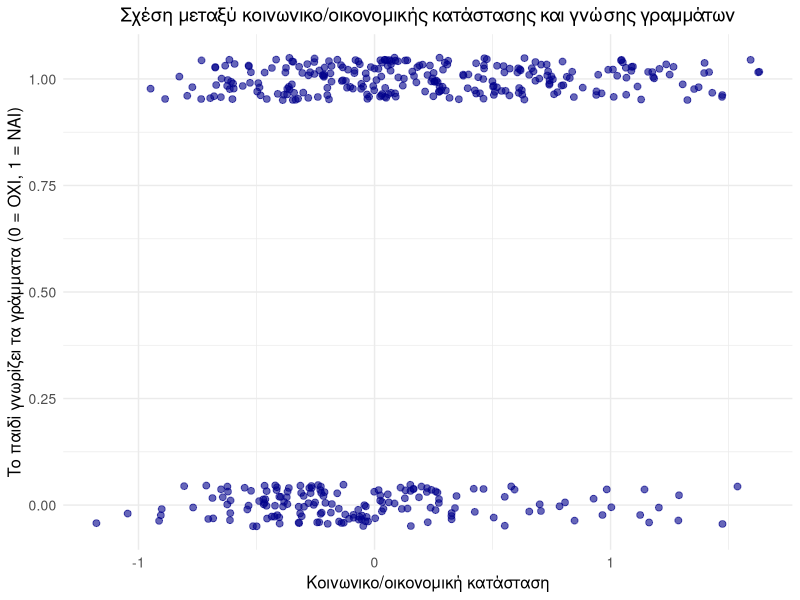
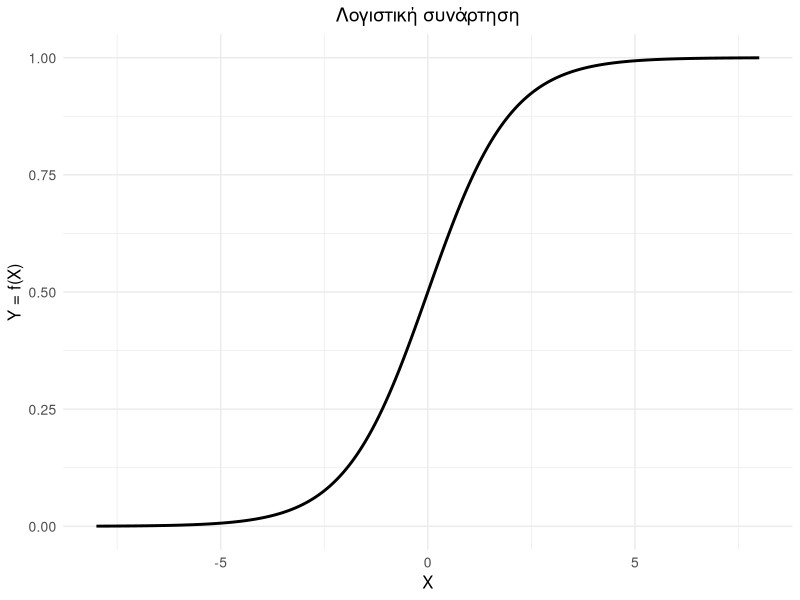
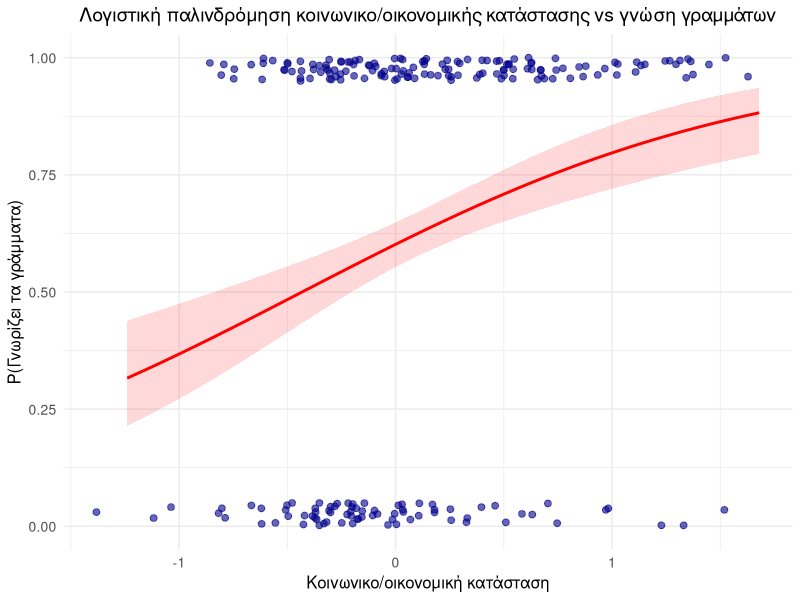

Source code (R) for these figures, in order:
## ---- chunk 1
eclsk <- readr::read_csv("../../data/sample_child.csv")

plot <- ggplot2::ggplot(eclsk, ggplot2::aes(x = socioeconomic_status, 
                                           y = child_knows_letter_names)) +
  ggplot2::geom_jitter(width = 0.15,
                      height = 0.05,
                      alpha = 0.6,
                      size = 2,
                      color = "darkblue") +
  ggplot2::labs(x = "Κοινωνικο/οικονομική κατάσταση",
               y = "Το παιδί γνωρίζει τα γράμματα (0 = ΟΧΙ, 1 = ΝΑΙ)",
               title = "Σχέση μεταξύ κοινωνικο/οικονομικής κατάστασης και γνώσης γραμμάτων") +
  ggplot2::theme_minimal() +
  ggplot2::theme(plot.title = ggplot2::element_text(hjust = 0.5, size = 14),
                axis.title = ggplot2::element_text(size = 12),
                axis.text = ggplot2::element_text(size = 10))

plot

## ---- chunk 2

# Generate x grid and logistic values
grid <- base::data.frame(
  x = base::seq(-8, 8, length.out = 500)
) |>
  base::transform(fx = stats::plogis(x))

# Plot f(x) = 1 / (1 + e^{-x})
ggplot2::ggplot(grid, ggplot2::aes(x = x, y = fx)) +
  ggplot2::geom_line(size = 1) +
  ggplot2::scale_y_continuous(limits = c(0, 1), breaks = c(0, 0.25, 0.5, 0.75, 1)) +
  ggplot2::labs(x = "X", y = "Y = f(X)", title = "Λογιστική συνάρτηση") +
  ggplot2::theme_minimal() +
  ggplot2::theme(
    plot.title = ggplot2::element_text(hjust = 0.5, size = 14),
    axis.title  = ggplot2::element_text(size = 12),
    axis.text   = ggplot2::element_text(size = 10)
  )

## ---- chunk 3

# Fit logistic model on eclsk
fit <- stats::glm(child_knows_letter_names ~ socioeconomic_status,
                  data = eclsk, family = stats::binomial())

# Smooth grid over SES
ses_grid <- base::data.frame(
  socioeconomic_status = base::seq(
    base::min(eclsk$socioeconomic_status, na.rm = TRUE),
    base::max(eclsk$socioeconomic_status, na.rm = TRUE),
    length.out = 300
  )
)

# Predictions on logit scale
pred <- stats::predict(fit, newdata = ses_grid, type = "link", se.fit = TRUE)

# Add probabilities and 95% CI
ses_grid <- ses_grid |>
  base::transform(
    prob  = stats::plogis(pred$fit),
    lower = stats::plogis(pred$fit - 1.96 * pred$se.fit),
    upper = stats::plogis(pred$fit + 1.96 * pred$se.fit)
  )

# Plot points + logistic curve + CI ribbon
ggplot2::ggplot(eclsk, ggplot2::aes(x = socioeconomic_status,
                                    y = child_knows_letter_names)) +
  ggplot2::geom_jitter(width = 0.15, height = 0.05, alpha = 0.6,
                       size = 2, color = "darkblue") +
  ggplot2::geom_ribbon(
    data = ses_grid,
    ggplot2::aes(x = socioeconomic_status, ymin = lower, ymax = upper),
    inherit.aes = FALSE, alpha = 0.15, fill = "red"
  ) +
  ggplot2::geom_line(
    data = ses_grid,
    ggplot2::aes(x = socioeconomic_status, y = prob),
    inherit.aes = FALSE, size = 1, color = "red"
  ) +
  ggplot2::scale_y_continuous(
    limits = c(0, 1),
    breaks = c(0, 0.25, 0.5, 0.75, 1),
    name = "P(Γνωρίζει τα γράμματα)"
  ) +
  ggplot2::labs(
    x = "Κοινωνικο/οικονομική κατάσταση",
    title = "Λογιστική παλινδρόμηση κοινωνικο/οικονομικής κατάστασης vs γνώση γραμμάτων"
  ) +
  ggplot2::theme_minimal() +
  ggplot2::theme(
    plot.title = ggplot2::element_text(hjust = 0.5, size = 14),
    axis.title = ggplot2::element_text(size = 12),
    axis.text = ggplot2::element_text(size = 10)
  )


